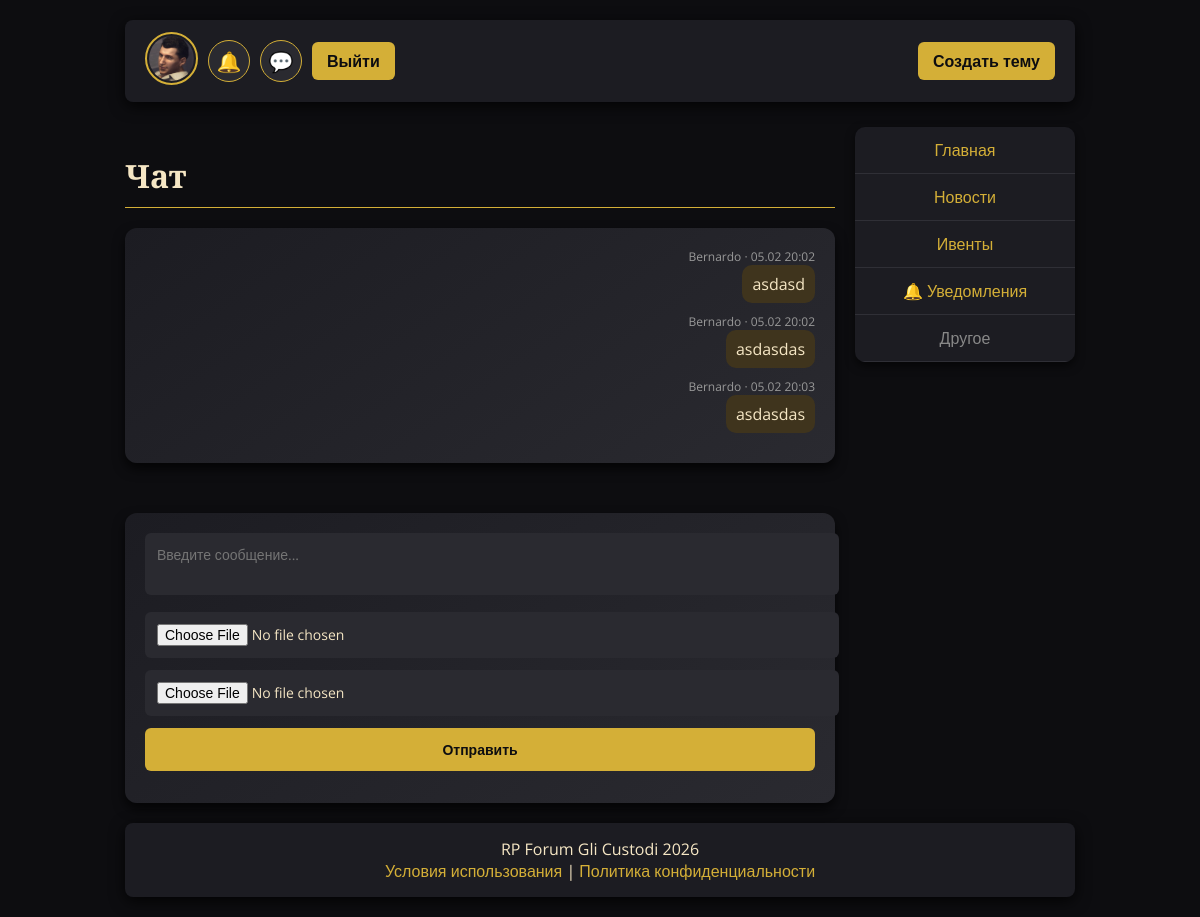
The app's page /dialogs/1/ (signed in) with its own data.
### main/models.py (models this page shows, shortened)
class CustomUser(AbstractUser):
    is_forum_admin = models.BooleanField(default=False)
    groups = models.ManyToManyField(
        Group,
        related_name='customuser_set',
        blank=True,
        help_text='The groups this user belongs to.',
        verbose_name='groups',
    )
    user_permissions = models.ManyToManyField(
        Permission,
        related_name='customuser_permissions_set',
        blank=True,
        help_text='Specific permissions for this user.',
        verbose_name='user permissions',
    )

class Profile(models.Model):
    user = models.OneToOneField(CustomUser, on_delete=models.CASCADE)
    avatar = models.ImageField(upload_to='avatars/', blank=True, null=True)
    cover_image = models.ImageField(upload_to='profiles/covers/', blank=True, null=True)
    bio = models.TextField(blank=True)
    default_avatar = models.CharField(
        max_length=64,
        blank=True,
        default="",
        help_text="Static path like images/avatar1.png"
    )

class Message(models.Model):
    dialog = models.ForeignKey(Dialog, on_delete=models.CASCADE, related_name="messages")
    author = models.ForeignKey(settings.AUTH_USER_MODEL, on_delete=models.CASCADE, related_name="messages")
    content = models.TextField(blank=True)
    image = models.ImageField(upload_to="messages/images/", null=True, blank=True)
    attachment = models.FileField(upload_to="messages/files/", null=True, blank=True)
    created_at = models.DateTimeField(auto_now_add=True)
    class Meta:
        ordering = ["created_at"]

### main/views.py (the view, shortened to what this page needs)
# urls.py: path("dialogs/<int:dialog_id>/", views.dialog_detail, name="dialog-detail"),
@login_required
def dialog_detail(request, dialog_id):
    try:
        dialog = get_object_or_404(Dialog, id=dialog_id, dialog_participants__user=request.user)
    except (OperationalError, ProgrammingError):
        messages.error(request, "ЛС-чат недоступен. Выполните миграции: python manage.py migrate")
        return redirect("dialogs")
    if request.method == "POST":
        form = MessageForm(request.POST, request.FILES)
        if form.is_valid() and (form.cleaned_data.get("content", "").strip() or form.cleaned_data.get("image") or form.cleaned_data.get("attachment")):
            try:
                msg = form.save(commit=False)
                msg.dialog = dialog
                msg.author = request.user
                msg.content = (msg.content or "").strip()
                msg.save()
                dialog.updated_at = timezone.now()
                dialog.save(update_fields=["updated_at"])
                for participant in dialog.dialog_participants.select_related("user"):
                    _push_header_counters(participant.user)
            except (OperationalError, ProgrammingError):
                messages.error(request, "Не удалось отправить сообщение. Выполните миграции: python manage.py migrate")
            return redirect("dialog-detail", dialog_id=dialog.id)
    else:
        form = MessageForm()
    try:
        messages_qs = dialog.messages.select_related("author").order_by("created_at")
        participants = dialog.dialog_participants.select_related("user")
        MessageRead.objects.bulk_create(
            [MessageRead(message=m, user=request.user) for m in messages_qs if m.author_id != request.user.id],
            ignore_conflicts=True,
        )
        _push_header_counters(request.user)
    except (OperationalError, ProgrammingError):
        messages.error(request, "ЛС-чат недоступен. Выполните миграции: python manage.py migrate")
        return redirect("dialogs")
    return render(request, "main/dialog_detail.html", {
        "dialog": dialog,
        "messages_qs": messages_qs,
        "participants": participants,
        "form": form,
        "ws_url": f"/ws/dialogs/{dialog.id}/",
    })

### main/forms.py
class MessageForm(forms.ModelForm):
    class Meta:
        model = Message
        fields = ["content", "image", "attachment"]
        widgets = {
            "content": forms.Textarea(attrs={"rows": 2, "placeholder": "Введите сообщение..."}),
            "image": forms.ClearableFileInput(attrs={'accept': 'image/*'}),
            "attachment": forms.ClearableFileInput(),
        }

### main/context_processors.py (called while the page is built)
def notifications_count(request):
    data = {"unread_notifications_count": 0, "unread_messages_count": 0}
    if not request.user.is_authenticated:
        return data
    data["unread_notifications_count"] = request.user.notifications.filter(is_read=False).count()
    try:
        unread_messages = Message.objects.filter(
            dialog__dialog_participants__user=request.user,
        ).exclude(author=request.user).exclude(
            read_by__user=request.user,
        )
        data["unread_messages_count"] = unread_messages.count()
    except (OperationalError, ProgrammingError):
        data["unread_messages_count"] = 0
    return data

### main/views.py (called while the page is built, shortened)
def _push_header_counters(user):
    channel_layer = get_channel_layer()
    if not channel_layer:
        return

### main/templates/main/dialog_detail.html (shortened to what this page needs)
{% extends 'main/base.html' %}
{% block content %}
<h2 class="page-title">Чат</h2>
<div class="card" id="chat-box" style="max-height:420px; overflow:auto;">
  {% for msg in messages_qs %}
    <div class="msg" data-id="{{ msg.id }}" style="margin-bottom:10px; text-align:{% if msg.author == user %}right{% else %}left{% endif %};">
      <div style="font-size:12px; color:#999;">{{ msg.author.username }} · {{ msg.created_at|date:"d.m H:i" }}</div>
      <div style="display:inline-block; background:{% if msg.author == user %}#3f341d{% else %}#25252d{% endif %}; padding:8px 10px; border-radius:10px;">
        {% if msg.content %}{{ msg.content }}{% endif %}
      </div>
    </div>
  {% endfor %}
</div>
<div id="typing-indicator" style="height:18px; font-size:12px; color:#9f9f9f; margin:6px 0 12px;"></div>
<div class="card">
  <form method="post" enctype="multipart/form-data" id="message-form">
    {{ form.content }}
    {{ form.image }}
    {{ form.attachment }}
    <button type="submit">Отправить</button>
  </form>
</div>
{% endblock %}

### main/templates/main/base.html (shortened to what this page needs)
{% load static %}
<!DOCTYPE html>
<html lang="ru">
<head>
<link rel="stylesheet" href="{% static 'css/style.css' %}">
</head>
<body>
<div class="container">
<header>
    <div class="header-container">
        <div class="header-left">
            {% if user.is_authenticated %}
                <a href="{% url 'profile' %}">
                    {% if user.profile.avatar %}
                        <img src="{{ user.profile.avatar.url }}" class="avatar" alt="">
                    {% else %}
                        <img src="{% static user.profile.default_avatar %}" class="avatar" alt="">
                    {% endif %}
                </a>
                <a href="{% url 'notifications' %}" class="icon-btn" title="Уведомления" id="notifications-icon">
                    🔔{% if unread_notifications_count > 0 %}<span class="notify-badge" id="notifications-badge">{{ unread_notifications_count }}</span>{% endif %}
                </a>
                <a href="{% url 'dialogs' %}" class="icon-btn" title="Личные сообщения" id="messages-icon">
                    💬{% if unread_messages_count > 0 %}<span class="notify-badge" id="messages-badge">{{ unread_messages_count }}</span>{% endif %}
                </a>
                <a href="{% url 'logout' %}" class="header-btn pulse-button">Выйти</a>
            {% else %}
                <a href="{% url 'login' %}" class="header-btn pulse-button">Войти</a>
                <a href="{% url 'register' %}" class="header-btn pulse-button">Регистрация</a>
            {% endif %}
        </div>
        <div class="header-right">
            {% if user.is_authenticated %}
                <a href="{% url 'create_topic_simple' %}" class="header-btn pulse-button">Создать тему</a>
            {% endif %}
        </div>
    </div>
</header>
<main class="content-area">
    <div class="content-main">
        {% block content %}{% endblock %}
    </div>
    {% with name=request.resolver_match.url_name %}
        {% if name != 'login' and name != 'register' and name != 'change-password' %}
        <div class="content-sidebar">
            <table class="forum-table">
                <tbody>
                    <tr><td><a href="{% url 'home' %}">Главная</a></td></tr>
                    <tr><td><a href="{% url 'news' %}">Новости</a></td></tr>
                    <tr><td><a href="{% url 'events' %}">Ивенты</a></td></tr>
                    {% if user.is_authenticated %}<tr><td><a href="{% url 'notifications' %}">🔔 Уведомления</a></td></tr>{% endif %}
                    <tr><td><span style="color:#888;">Другое</span></td></tr>
                </tbody>
            </table>
        </div>
        {% endif %}
    {% endwith %}
</main>
<footer>
    RP Forum Gli Custodi 2026
    <br>
    <a href="{% url 'terms' %}">Условия использования</a> |
    <a href="{% url 'privacy' %}">Политика конфиденциальности</a>
</footer>
</div>
</body>
</html>

### main/templates/main/base.html (style rules this page uses)
html, body { height: 100%; margin: 0; padding: 0; }
body { display: flex; flex-direction: column; min-height: 100vh; background: #0d0d10; color: #f5e6c4; font-family: 'Open Sans', sans-serif; }
a { color: #d4af37; text-decoration: none; transition: 0.2s; }
.container { flex: 1; display: flex; flex-direction: column; width: 950px; max-width: 95%; margin: 0 auto; padding: 20px; }
header { background: #1c1c22; border-radius: 8px; padding: 12px 20px; margin-bottom: 25px; box-shadow: 0 4px 15px rgba(0,0,0,0.8); }
.header-container { display: flex; justify-content: space-between; align-items: center; flex-wrap: wrap; }
.header-left, .header-right { display: flex; align-items: center; gap: 10px; }
.header-right { margin-left: auto; }
.header-btn { background-color: #d4af37; color: #0d0d10; padding: 8px 15px; border-radius: 6px; font-weight: 700; text-decoration: none; transition: all 0.3s ease; white-space: nowrap; }
.icon-btn { width: 40px; height: 40px; display: inline-flex; align-items: center; justify-content: center; border-radius: 50%; background: #2a2a30; color: #f5e6c4; font-size: 20px; border: 1px solid #d4af37; position: relative; overflow: visible; }
.avatar { width: 45px; height: 45px; border-radius: 50%; object-fit: cover; border: 2px solid #d4af37; padding: 2px; transition: transform 0.2s, box-shadow 0.2s; }
.card, .post-card, .comment-card, .new-post-card { background: linear-gradient(145deg, #1c1c22, #2a2a30); border-radius: 12px; padding: 20px; margin-bottom: 20px; box-shadow: 0 6px 12px rgba(0,0,0,0.7); transition: transform 0.3s, box-shadow 0.3s; }
input, textarea, select { width: 100%; padding: 12px; margin-bottom: 12px; border-radius: 6px; border: none; font-family: 'Open Sans', sans-serif; font-size: 14px; background: #2a2a30; color: #f5e6c4; }
textarea { resize: none; }
button { padding: 12px; margin-bottom: 12px; border-radius: 6px; border: none; font-family: 'Open Sans', sans-serif; font-size: 14px; background-color: #d4af37; color: #0d0d10; font-weight: 700; cursor: pointer; transition: all 0.3s ease; }
form button { width: 100%; }
h2.page-title { font-family: 'Merriweather', serif; font-size: 32px; margin-bottom: 20px; border-bottom: 1px solid #d4af37; padding-bottom: 10px; }
footer { text-align: center; padding: 15px 0; background: #1c1c22; border-radius: 8px; box-shadow: 0 4px 15px rgba(0,0,0,0.8); margin-top: auto; }
.forum-table { width: 100%; border-collapse: collapse; background: #1c1c22; border-radius: 10px; overflow: hidden; box-shadow: 0 4px 10px rgba(0,0,0,0.6); }
.forum-table td { padding: 12px; border-bottom: 1px solid #2f2f36; text-align:center; }
.content-area { display: flex; gap: 20px; align-items: flex-start; }
.content-main { flex: 1; min-width: 0; }
.content-sidebar { width: 220px; flex: 0 0 220px; position: sticky; top: 20px; }

### records on screen
CustomUser: default_avatar (picture)
Message: author.username "Bernardo", created_at "05.02 20:02", content "asdasd"
Message: author.username "Bernardo", created_at "05.02 20:02", content "asdasdas"
Message: author.username "Bernardo", created_at "05.02 20:03", content "asdasdas"
